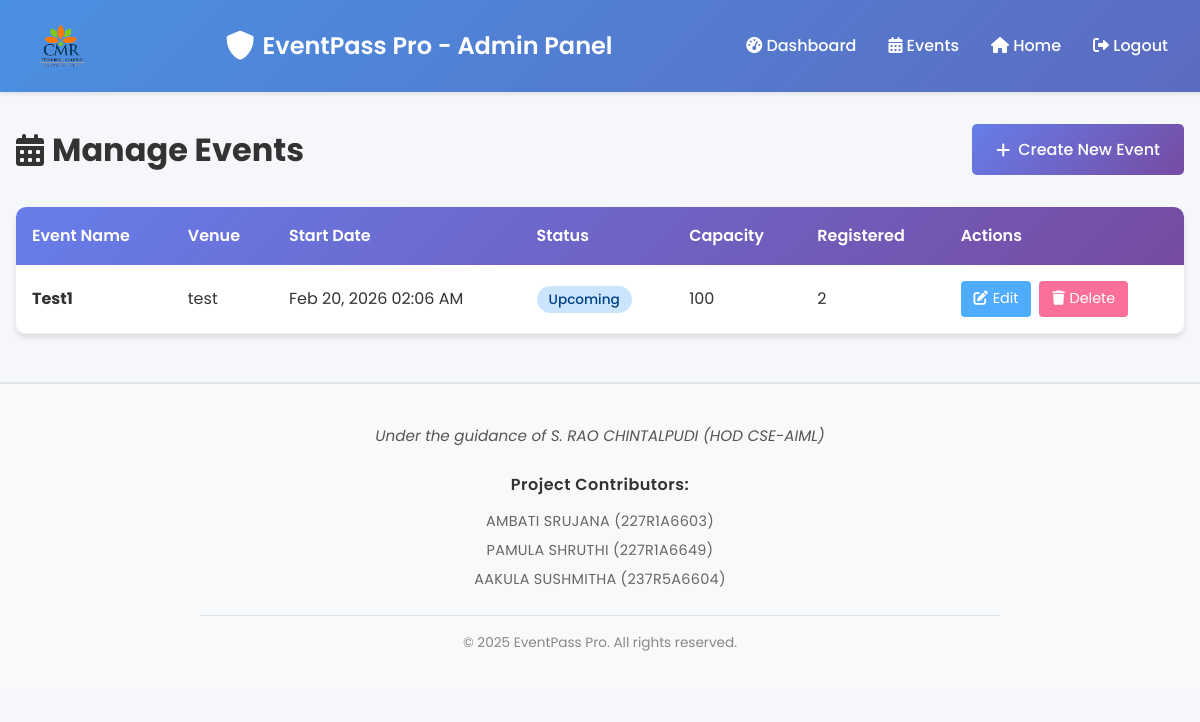
Before: /admin-panel/events/ (signed in) with the older database file.
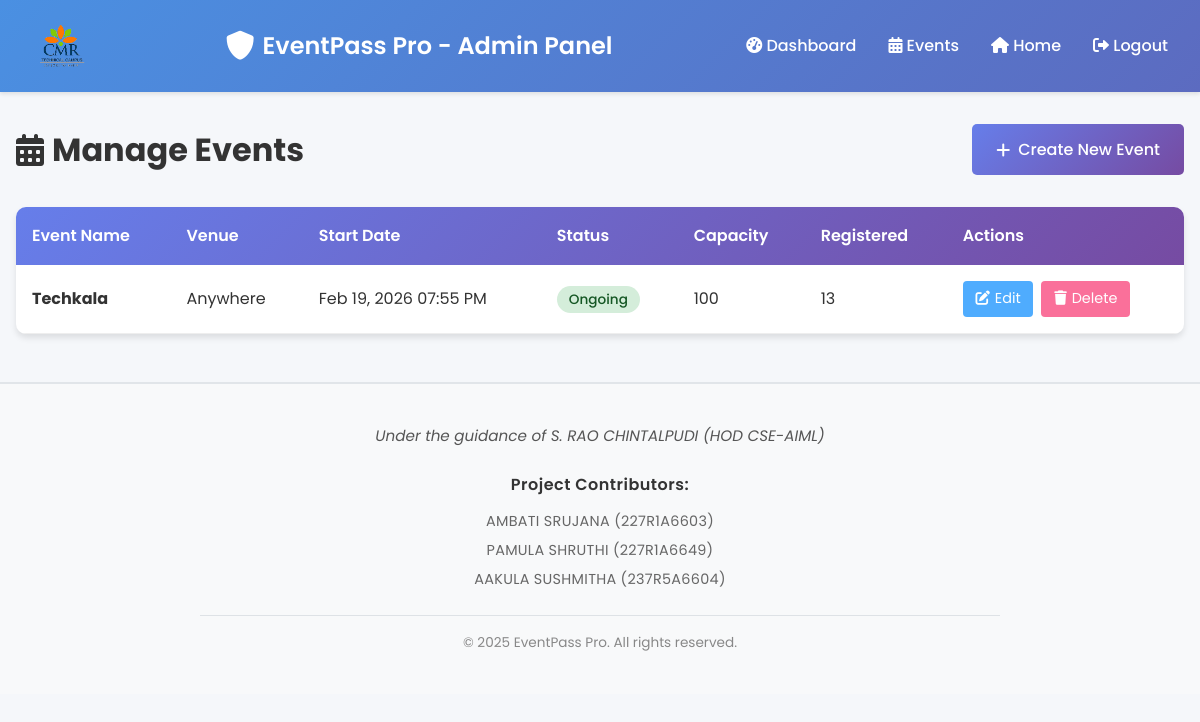
After: the same page with the newer database file.
### events/models.py (models this page shows, shortened)
class Event(models.Model):
    STATUS_CHOICES = [
        ('upcoming', 'Upcoming'),
        ('ongoing', 'Ongoing'),
        ('completed', 'Completed'),
        ('cancelled', 'Cancelled'),
    ]
    id = models.UUIDField(primary_key=True, default=uuid.uuid4, editable=False)
    name = models.CharField(max_length=200)
    description = models.TextField()
    start_date = models.DateTimeField()
    end_date = models.DateTimeField()
    venue = models.CharField(max_length=200)
    max_capacity = models.IntegerField(default=100)
    status = models.CharField(max_length=20, choices=STATUS_CHOICES, default='upcoming')
    created_at = models.DateTimeField(auto_now_add=True)
    updated_at = models.DateTimeField(auto_now=True)
    created_by = models.ForeignKey(User, on_delete=models.SET_NULL, null=True, related_name='events_created')
    class Meta:
        ordering = ['-start_date']
    @property
    def registered_count(self):
        return self.registrations.count()

### events/views.py (the view)
# urls.py: path('admin-panel/events/', views.admin_events_view, name='admin-events'),
@login_required
def admin_events_view(request):
    if not request.user.is_staff:
        return redirect('admin-login-page')
    events = Event.objects.all()
    context = {'events': events}
    return render(request, 'admin_events.html', context)

### templates/admin_events.html (shortened to what this page needs)
{% load static %}
<!DOCTYPE html>
<html lang="en">
<head>
    <link rel="stylesheet" href="{% static 'css/style.css' %}?v=2.0">
    <link rel="stylesheet" href="https://cdnjs.cloudflare.com/ajax/libs/font-awesome/6.0.0/css/all.min.css">
</head>
<body>
    {% include 'includes/admin_navbar.html' %}
    <div class="admin-container">
        <div class="page-header">
            <h1><i class="fas fa-calendar-alt"></i> Manage Events</h1>
            <a href="{% url 'admin-create-event' %}" class="btn-primary">
                <i class="fas fa-plus"></i> Create New Event
            </a>
        </div>
        <div class="events-table">
            {% if events %}
            <table>
                <thead>
                    <tr>
                        <th>Event Name</th>
                        <th>Venue</th>
                        <th>Start Date</th>
                        <th>Status</th>
                        <th>Capacity</th>
                        <th>Registered</th>
                        <th>Actions</th>
                    </tr>
                </thead>
                <tbody>
                    {% for event in events %}
                    <tr>
                        <td><strong>{{ event.name }}</strong></td>
                        <td>{{ event.venue }}</td>
                        <td>{{ event.start_date|date:"M d, Y h:i A" }}</td>
                        <td>
                            {% if event.status == 'ongoing' %}
                                <span class="badge badge-ongoing">Ongoing</span>
                            {% elif event.status == 'upcoming' %}
                                <span class="badge badge-upcoming">Upcoming</span>
                            {% else %}
                                <span class="badge badge-completed">{{ event.status|title }}</span>
                            {% endif %}
                        </td>
                        <td>{{ event.max_capacity }}</td>
                        <td>{{ event.registered_count }}</td>
                        <td>
                            <div class="action-buttons">
                                <a href="{% url 'admin-edit-event' event.id %}" class="btn-sm btn-edit">
                                    <i class="fas fa-edit"></i> Edit
                                </a>
                                <a href="{% url 'admin-delete-event' event.id %}" class="btn-sm btn-delete">
                                    <i class="fas fa-trash"></i> Delete
                                </a>
                            </div>
                        </td>
                    </tr>
                    {% endfor %}
                </tbody>
            </table>
            {% endif %}
        </div>
    </div>
    <footer class="footer">
        <div class="footer-content">
            <div class="footer-guidance">
                <p>Under the guidance of S. RAO CHINTALPUDI (HOD CSE-AIML)</p>
            </div>
            <div class="footer-contributors">
                <h4>Project Contributors:</h4>
                <ul>
                    <li>AMBATI SRUJANA (227R1A6603)</li>
                    <li>PAMULA SHRUTHI (227R1A6649)</li>
                    <li>AAKULA SUSHMITHA (237R5A6604)</li>
                </ul>
            </div>
            <div class="footer-copyright">
                <p>&copy; 2025 EventPass Pro. All rights reserved.</p>
            </div>
        </div>
    </footer>
</body>
</html>

### templates/includes/admin_navbar.html
{% load static %}
<nav class="navbar">
    <a href="{% url 'index' %}" class="navbar-logo-link">
        <img src="{% static 'images/cmrtc.png' %}" alt="CMRTC Logo" class="navbar-logo">
    </a>
    <div class="nav-brand">
        <i class="fas fa-shield-alt"></i>
        <span>EventPass Pro - Admin Panel</span>
    </div>
    <div class="nav-links">
        {% block admin_nav_links %}
        <a href="{% url 'admin-panel' %}"><i class="fas fa-tachometer-alt"></i> Dashboard</a>
        <a href="{% url 'admin-events' %}"><i class="fas fa-calendar-alt"></i> Events</a>
        <a href="{% url 'index' %}"><i class="fas fa-home"></i> Home</a>
        <a href="#" onclick="logout()"><i class="fas fa-sign-out-alt"></i> Logout</a>
        {% endblock %}
    </div>
</nav>

### static/css/style.css (style rules this page uses)
:root { --primary-color: #4A90E2; --secondary-color: #5C6BC0; --background-color: #f5f7fa; --text-color: #333; --card-shadow: 0 4px 6px rgba(0, 0, 0, 0.1); }
* { margin: 0; padding: 0; box-sizing: border-box; font-family: 'Poppins', sans-serif; }
body { background-color: var(--background-color); color: var(--text-color); line-height: 1.6; }
.navbar { background: linear-gradient(135deg, var(--primary-color), var(--secondary-color)); padding: 1rem 2rem; box-shadow: 0 2px 4px rgba(0, 0, 0, 0.1); display: flex; justify-content: space-between; align-items: center; gap: 1.5rem; }
.navbar-logo-link { display: flex; align-items: center; text-decoration: none; }
.navbar-logo { height: 60px; width: auto; display: block; transition: transform 0.3s ease; }
.nav-brand { display: flex; align-items: center; gap: 0.5rem; color: white; font-size: 1.5rem; font-weight: 600; }
.nav-brand i { font-size: 1.8rem; }
.nav-links { display: flex; gap: 2rem; align-items: center; }
.nav-links a { color: white; text-decoration: none; font-weight: 500; transition: opacity 0.3s; }
.footer { text-align: center; padding: 2.5rem 2rem; background: #f8f9fa; color: #333; margin-top: 3rem; border-top: 2px solid #e1e5e9; }
.footer-content { max-width: 800px; margin: 0 auto; text-align: center; }
.footer-guidance { margin-bottom: 1.5rem; font-size: 0.95rem; color: #555; font-style: italic; text-align: center; }
.footer-guidance p { margin: 0; text-align: center; }
.footer-contributors { margin-top: 1rem; text-align: center; }
.footer-contributors h4 { font-size: 1rem; font-weight: 600; color: #333; margin-bottom: 0.75rem; letter-spacing: 0.5px; text-align: center; }
.footer-contributors ul { list-style: none; padding: 0; margin: 0; text-align: center; }
.footer-contributors li { font-size: 0.9rem; color: #666; margin: 0.4rem 0; letter-spacing: 0.3px; text-align: center; }
.footer-copyright { margin-top: 1.5rem; padding-top: 1rem; border-top: 1px solid #dee2e6; font-size: 0.85rem; color: #888; text-align: center; }
.footer-copyright p { margin: 0; text-align: center; }

### templates/admin_events.html (style rules this page uses)
.admin-container { max-width: 1400px; margin: 2rem auto; padding: 0 1rem; }
.page-header { display: flex; justify-content: space-between; align-items: center; margin-bottom: 2rem; }
.page-header h1 { color: #333; margin: 0; display: flex; align-items: center; gap: 0.5rem; }
.btn-primary { background: linear-gradient(135deg, #667eea 0%, #764ba2 100%); color: white; padding: 0.8rem 1.5rem; border: none; border-radius: 5px; text-decoration: none; display: inline-flex; align-items: center; gap: 0.5rem; font-weight: 500; transition: transform 0.2s; }
.events-table { background: white; border-radius: 10px; box-shadow: 0 4px 6px rgba(0, 0, 0, 0.1); overflow: hidden; }
table { width: 100%; border-collapse: collapse; }
thead { background: linear-gradient(135deg, #667eea 0%, #764ba2 100%); color: white; }
th { padding: 1rem; text-align: left; font-weight: 600; }
td { padding: 1rem; border-bottom: 1px solid #eee; }
.action-buttons { display: flex; gap: 0.5rem; }
.btn-sm { padding: 0.4rem 0.8rem; border: none; border-radius: 4px; cursor: pointer; font-size: 0.9rem; text-decoration: none; display: inline-flex; align-items: center; gap: 0.3rem; }
.btn-edit { background-color: #4facfe; color: white; }
.btn-delete { background-color: #fa709a; color: white; }
.badge { padding: 0.25rem 0.75rem; border-radius: 20px; font-size: 0.85rem; font-weight: 500; }
.badge-ongoing { background-color: #d4edda; color: #155724; }

Changed rows visible on the page:
removed Event: name "Test1", venue "test", start_date "Feb 20, 2026 02:06 AM", status "Upcoming", max_capacity "100", registered_count "2"
added Event: name "Techkala", venue "Anywhere", start_date "Feb 19, 2026 07:55 PM", status "Ongoing", max_capacity "100", registered_count "13"
